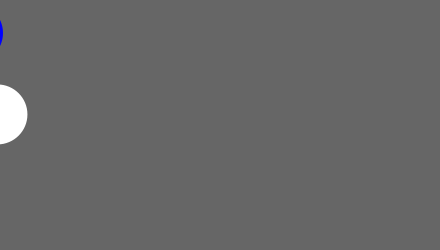
Frame 1 (no input)
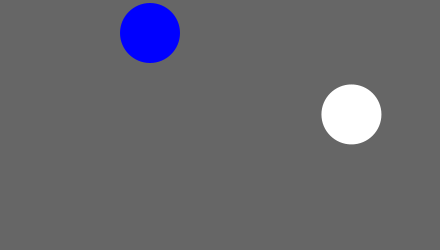
Frame 60 (the mouse pressed at the canvas centre just before this capture)
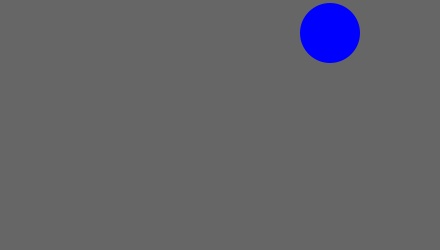
Frame 120 (the mouse held since frame 60 and released just before this capture)

The Processing sketch that drew these frames (run headless with seeded random() and noise(); from frame 60 on, the mouse is pressed at the canvas centre):

// Processing sketch: processing_168782
// ── processing_168782.pde

float x, y;
float dim = 60.0;

void setup() {
  size(440, 250);
  noStroke();
}

void draw() {
  background(102);
  
  x = x + 3;
  
  if (x > width + dim) {
    x = -dim;
  } 
  
  translate(x, height/3-dim/3);
  fill(0,0,255);
  ellipse(-dim/2, -dim/2, dim, dim);
  
 
  translate(x, dim);
  fill(255);
  ellipse(-dim/7, -dim/7, dim, dim);
}  
